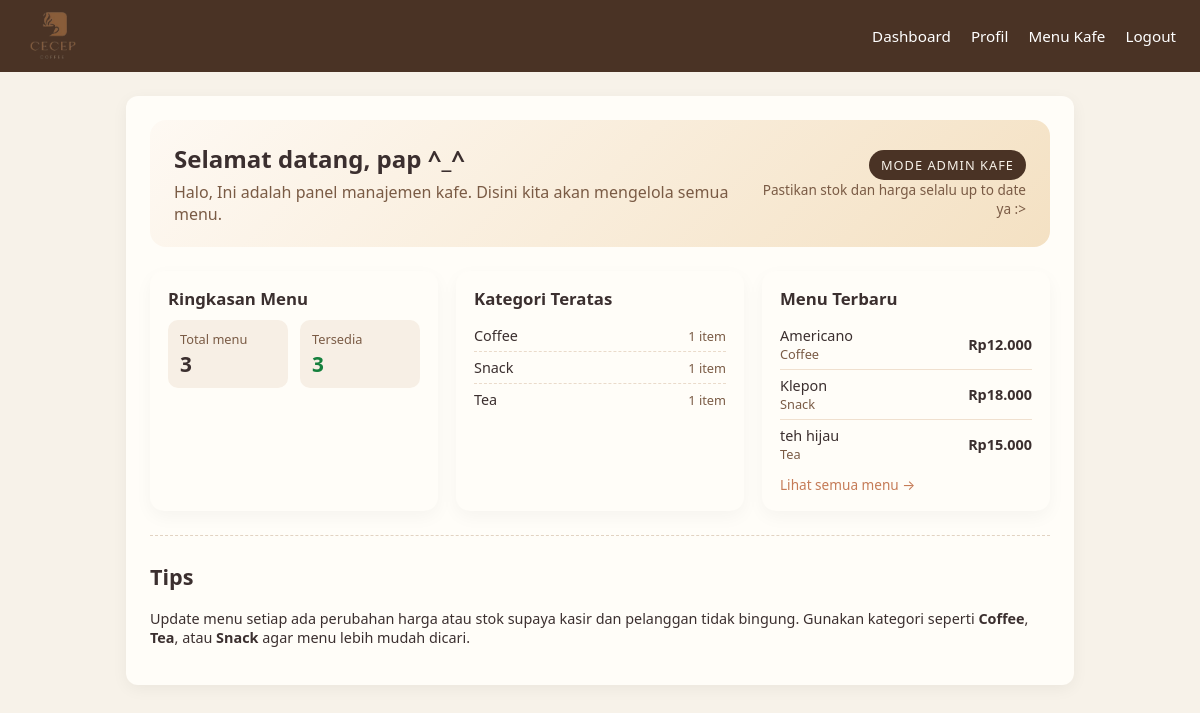
Page /Dashboard/Dashboard.php (signed in) on the committed database.
### tables this page shows
CREATE TABLE `menu_items` (
  `id` int(11) NOT NULL,
  `name` varchar(100) NOT NULL,
  `description` text DEFAULT NULL,
  `price` decimal(10,2) NOT NULL,
  `category` varchar(50) DEFAULT NULL,
  `is_available` tinyint(1) DEFAULT 1,
  `created_at` timestamp NOT NULL DEFAULT current_timestamp(),
  `updated_at` timestamp NOT NULL DEFAULT current_timestamp() ON UPDATE current_timestamp()
);

### Dashboard/Dashboard.php (the view, shortened to what this page needs)
<?php
require '../config.php';
$resultTotal = mysqli_query($conn, "SELECT COUNT(*) AS total FROM menu_items");
$rowTotal = mysqli_fetch_assoc($resultTotal);
$menuTotal = (int) ($rowTotal['total'] ?? 0);
$resultAvail = mysqli_query($conn, "SELECT COUNT(*) AS total FROM menu_items WHERE is_available = 1");
$rowAvail = mysqli_fetch_assoc($resultAvail);
$menuAvailable = (int) ($rowAvail['total'] ?? 0);
$resultCat = mysqli_query($conn, "
    SELECT category, COUNT(*) AS total
    FROM menu_items
    WHERE category IS NOT NULL AND category <> ''
    GROUP BY category
    ORDER BY total DESC
");
$categories = mysqli_fetch_all($resultCat, MYSQLI_ASSOC);
$resultLatest = mysqli_query($conn, "
    SELECT name, price, category
    FROM menu_items
    ORDER BY created_at DESC
    LIMIT 3
");
$latestMenu = mysqli_fetch_all($resultLatest, MYSQLI_ASSOC);
?>
<!DOCTYPE html>
<html lang="id">
<head>
    <link rel="stylesheet" href="../assets/style.css">
</head>
<body>
<header class="main-header">
    <img class="logo" src="/cafe_db/img/icon.png" alt="logo">
    <nav>
        <a href="../Dashboard/Dashboard.php">Dashboard</a>
        <a href="../Profile/ProfileIndex.php">Profil</a>
        <a href="../Menu/MenuIndex.php">Menu Kafe</a>
        <a href="../logout.php">Logout</a>
    </nav>
</header>
<main class="content">
    <section class="hero-card">
        <div>
            <h1>Selamat datang, <?= htmlspecialchars($_SESSION['user_name'] ?? '') ?> ^_^</h1>
            <p>Halo, Ini adalah panel manajemen kafe. Disini kita akan mengelola semua menu.</p>
        </div>
        <div class="hero-badge">
            <span class="pill">Mode admin kafe</span>
            <p class="hero-sub">Pastikan stok dan harga selalu up to date ya :></p>
        </div>
    </section>
    <section class="dashboard-grid">
        <article class="card stats-card">
            <h2>Ringkasan Menu</h2>
            <div class="stats-row">
                <div class="stat">
                    <span class="stat-label">Total menu</span>
                    <span class="stat-value"><?= $menuTotal ?></span>
                </div>
                <div class="stat">
                    <span class="stat-label">Tersedia</span>
                    <span class="stat-value green"><?= $menuAvailable ?></span>
                </div>
            </div>
        </article>
        <article class="card">
            <h2>Kategori Teratas</h2>
            <?php if (count($categories) === 0): ?>
                <p class="muted">Belum ada menu yang dikategorikan. Tambahkan menu dan isi kolom kategori.</p>
            <?php else: ?>
                <ul class="tag-list">
                    <?php foreach ($categories as $cat): ?>
                        <li>
                            <span class="tag-name"><?= htmlspecialchars($cat['category']) ?></span>
                            <span class="tag-count"><?= (int) $cat['total'] ?> item</span>
                        </li>
                    <?php endforeach; ?>
                </ul>
            <?php endif; ?>
        </article>
        <article class="card">
            <h2>Menu Terbaru</h2>
            <?php if (count($latestMenu) === 0): ?>
                <p class="muted">Belum ada data menu. Mulai dengan menambahkan menu pertama kamu.</p>
                <a href="../Menu/MenuCreate.php" class="btn-primary btn-small">Tambah menu</a>
            <?php else: ?>
                <ul class="menu-preview">
                    <?php foreach ($latestMenu as $item): ?>
                        <li>
                            <div>
                                <div class="menu-name"><?= htmlspecialchars($item['name']) ?></div>
                                <?php if (!empty($item['category'])): ?>
                                    <div class="menu-category"><?= htmlspecialchars($item['category']) ?></div>
                                <?php endif; ?>
                            </div>
                            <div class="menu-price">
                                Rp<?= number_format($item['price'], 0, ',', '.') ?>
                            </div>
                        </li>
                    <?php endforeach; ?>
                </ul>
                <a href="../Menu/MenuIndex.php" class="btn-link">Lihat semua menu →</a>
            <?php endif; ?>
        </article>
    </section>
    <section class="tips-section">
        <h2>Tips</h2>
        <p>Update menu setiap ada perubahan harga atau stok supaya kasir dan pelanggan tidak bingung. Gunakan kategori seperti <strong>Coffee</strong>, <strong>Tea</strong>, atau <strong>Snack</strong> agar menu lebih mudah dicari.</p>
    </section>
</main>
</body>
</html>

### assets/style.css (style rules this page uses)
body { margin: 0; font-family: system-ui, -apple-system, BlinkMacSystemFont, "Segoe UI", sans-serif; background-color: #f7f2e9; color: #3b2f2f; }
.main-header { background-color: #4a3325; color: #f7f2e9; padding: 12px 24px; display: flex; justify-content: space-between; align-items: center; }
.main-header .logo { height: 48px; width: 58px; object-fit: contain; display: block; }
.main-header nav a { color: #ffffff; text-decoration: none; margin-left: 16px; font-size: 0.95rem; }
.content { max-width: 900px; margin: 24px auto; padding: 24px; background-color: #fffdf8; border-radius: 12px; box-shadow: 0 4px 16px rgba(0, 0, 0, 0.05); }
.hero-card { display: flex; justify-content: space-between; align-items: center; gap: 24px; padding: 22px 24px; border-radius: 16px; background: linear-gradient(135deg, #fef9f3, #f4e1c3); margin-bottom: 24px; }
.hero-card h1 { margin: 0 0 6px; }
.hero-card p { margin: 0; color: #7a5b45; }
.hero-badge { text-align: right; }
.pill { display: inline-block; padding: 6px 12px; border-radius: 999px; background-color: #4a3325; color: #f7f2e9; font-size: 0.8rem; text-transform: uppercase; letter-spacing: 0.08em; }
.hero-sub { margin-top: 6px; font-size: 0.85rem; color: #7a5b45; }
.dashboard-grid { display: grid; grid-template-columns: repeat(auto-fit, minmax(260px, 1fr)); gap: 18px; margin-bottom: 24px; }
.card { background-color: #fffdf8; border-radius: 14px; padding: 16px 18px; box-shadow: 0 6px 18px rgba(0, 0, 0, 0.04); }
.card h2 { margin-top: 0; margin-bottom: 10px; font-size: 1.05rem; }
.stats-row { display: flex; justify-content: space-between; gap: 12px; margin-top: 6px; margin-bottom: 10px; }
.stat { flex: 1; padding: 10px 12px; border-radius: 10px; background-color: #f7efe5; }
.stat-label { display: block; font-size: 0.8rem; color: #7a5b45; margin-bottom: 2px; }
.stat-value { font-size: 1.3rem; font-weight: 700; }
.stat-value.green { color: #15803d; }
.btn-link { display: inline-block; margin-top: 6px; font-size: 0.85rem; color: #c57b57; text-decoration: none; }
.tag-list { list-style: none; padding: 0; margin: 4px 0 0; }
.tag-list li { display: flex; justify-content: space-between; align-items: center; padding: 6px 0; border-bottom: 1px dashed #eadbcb; font-size: 0.9rem; }
.tag-list li:last-child { border-bottom: none; }
.tag-name { font-weight: 500; }
.tag-count { font-size: 0.8rem; color: #7a5b45; }
.menu-preview { list-style: none; padding: 0; margin: 4px 0 0; }
.menu-preview li { display: flex; justify-content: space-between; align-items: center; padding: 6px 0; border-bottom: 1px solid #f0e0cf; font-size: 0.9rem; }
.menu-preview li:last-child { border-bottom: none; }
.menu-name { font-weight: 500; }
.menu-category { font-size: 0.8rem; color: #7a5b45; }
.menu-price { font-weight: 600; }
.tips-section { margin-top: 10px; padding-top: 8px; border-top: 1px dashed #e2d3c2; font-size: 0.9rem; }

### rows in the picture
menu_items: name "Americano", category "Coffee", price "12.000"
menu_items: name "Klepon", category "Snack", price "18.000"
menu_items: name "teh hijau", category "Tea", price "15.000"

### other values in the picture
$_SESSION['user_name'] "pap"
$menuTotal "3"
$menuAvailable "3"
$cat['category'] "Coffee"
$cat['total'] "1"
$cat['category'] "Snack"
$cat['category'] "Tea"
